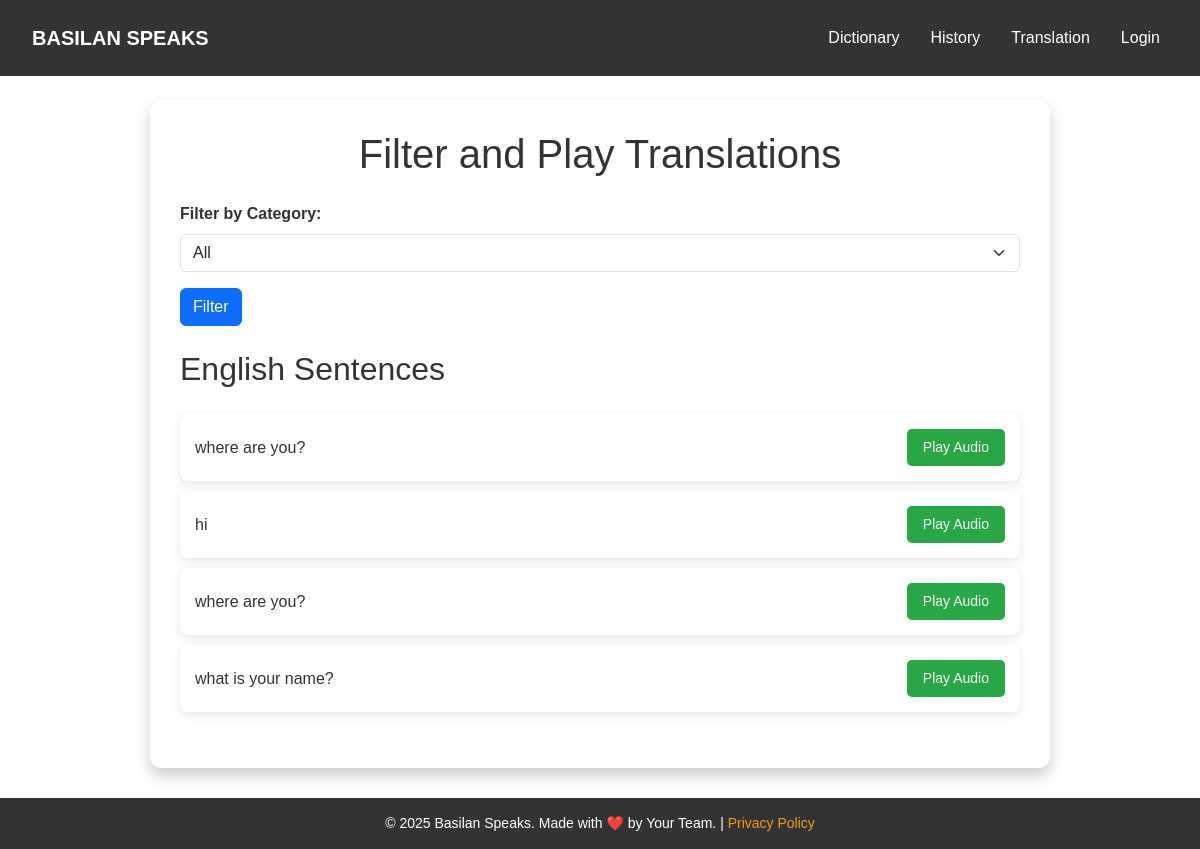
The app's page /no_translation.php with its own data.
### tables this page shows
CREATE TABLE `yakan_sentences` (
  `id` int(11) NOT NULL,
  `yakan_sentence` text NOT NULL,
  `audio_path` varchar(255) DEFAULT NULL,
  `submitted_by_contributor_id` int(11) NOT NULL,
  `validated_by_validator_id` int(11) DEFAULT NULL,
  `is_validated` tinyint(1) NOT NULL DEFAULT 0,
  `validation_timestamp` timestamp NULL DEFAULT NULL,
  `created_at` timestamp NOT NULL DEFAULT current_timestamp(),
  `english_sentence_id` int(11) NOT NULL
);

CREATE TABLE `english_sentences` (
  `id` int(11) NOT NULL,
  `english_sentence` text NOT NULL,
  `submitted_by_contributor_id` int(11) NOT NULL,
  `validated_by_validator_id` int(11) DEFAULT NULL,
  `is_validated` tinyint(1) NOT NULL DEFAULT 0,
  `validation_timestamp` timestamp NULL DEFAULT NULL,
  `created_at` timestamp NOT NULL DEFAULT current_timestamp(),
  `category` varchar(50) DEFAULT NULL
);

### no_translation.php (the view, shortened to what this page needs)
<?php
require 'db.php';
$filter = $_GET['category'] ?? '';
$sentences = [];
if ($filter) {
    $stmt = $db->prepare("
        SELECT e.id, e.english_sentence, y.audio_path
        FROM english_sentences e
        INNER JOIN yakan_sentences y ON e.id = y.english_sentence_id
        WHERE e.is_validated = 1 AND y.is_validated = 1 AND e.category = ?
    ");
    $stmt->execute([$filter]);
    $sentences = $stmt->fetchAll(PDO::FETCH_ASSOC);
} else {
    $stmt = $db->query("
        SELECT e.id, e.english_sentence, y.audio_path
        FROM english_sentences e
        INNER JOIN yakan_sentences y ON e.id = y.english_sentence_id
        WHERE e.is_validated = 1 AND y.is_validated = 1
    ");
    $sentences = $stmt->fetchAll(PDO::FETCH_ASSOC);
}
?>
<!DOCTYPE html>
<html lang="en">
<head>
    <link href="https://cdn.jsdelivr.net/npm/bootstrap@5.3.0-alpha3/dist/css/bootstrap.min.css" rel="stylesheet">
</head>
<body>
<header>
    <nav class="navbar navbar-expand-lg navbar-dark">
        <div class="container-fluid">
            <a class="navbar-brand fw-bold" href="index.php">BASILAN SPEAKS</a>
            <div class="collapse navbar-collapse justify-content-end" id="navbarNav">
                <ul class="navbar-nav">
                    <li class="nav-item"><a class="nav-link" href="no_dictionary.php">Dictionary</a></li>
                    <li class="nav-item"><a class="nav-link" href="no_history.php">History</a></li>
                    <li class="nav-item"><a class="nav-link" href="no_translate.php">Translation</a></li>
                    <li class="nav-item"><a class="nav-link" href="selection.php">Login</a></li>
                </ul>
            </div>
        </div>
    </nav>
</header>
<main class="container-main">
    <h1 class="mb-4 text-center">Filter and Play Translations</h1>
    <form method="GET" class="mb-4">
        <div class="mb-3">
            <label for="category" class="form-label fw-bold">Filter by Category:</label>
            <select name="category" id="category" class="form-select">
                <option value="">All</option>
            </select>
        </div>
        <button type="submit" class="btn btn-primary">Filter</button>
    </form>
    <h2 class="mb-3">English Sentences</h2>
    <?php if (count($sentences) > 0): ?>
        <ul class="sentence-list list-unstyled">
            <?php foreach ($sentences as $sentence): ?>
                <li>
                    <div><?= htmlspecialchars($sentence['english_sentence']) ?></div>
                    <?php if (!empty($sentence['audio_path'])): ?>
                        <button class="btn-play" onclick="playAudio('<?= htmlspecialchars($sentence['audio_path']) ?>')">Play Audio</button>
                    <?php endif; ?>
                </li>
            <?php endforeach; ?>
        </ul>
    <?php else: ?>
        <p>No sentences found for the selected category.</p>
    <?php endif; ?>
</main>
<footer>
    &copy; <?php echo date("Y"); ?> Basilan Speaks. Made with ❤️ by Your Team. | <a href="privacy.php">Privacy Policy</a>
</footer>
</body>
</html>

### no_translation.php (style rules this page uses)
body { font-family: 'Arial', sans-serif; background: url('./uploads/translator.jpg') no-repeat center center fixed; background-size: cover; color: #333; margin: 0; padding-top: 70px; display: flex; flex-direction: column; min-height: 100vh; }
header { background: rgba(0, 0, 0, 0.8); color: white; padding: 10px 20px; position: fixed; top: 0; width: 100%; z-index: 1000; }
.navbar-nav .nav-link { color: white; margin-left: 15px; font-size: 16px; transition: color 0.3s; }
.container-main { flex: 1; display: flex; flex-direction: column; background: rgba(255, 255, 255, 0.95); box-shadow: 0 8px 15px rgba(0, 0, 0, 0.2); border-radius: 12px; margin: 30px auto; padding: 30px; width: 90%; max-width: 900px; }
.sentence-list li { background: white; margin: 10px 0; padding: 15px; border-radius: 8px; box-shadow: 0px 3px 10px rgba(0, 0, 0, 0.1); display: flex; justify-content: space-between; align-items: center; }
.btn-play { background-color: #28a745; color: white; border: none; padding: 8px 16px; border-radius: 5px; font-size: 14px; cursor: pointer; transition: background-color 0.3s; }
footer { background: rgba(0, 0, 0, 0.8); color: white; text-align: center; padding: 15px 0; font-size: 14px; margin-top: auto; }
footer a { color: #f39c12; text-decoration: none; font-weight: 500; }

### records on screen
yakan_sentences: english_sentence.english_sentence "where are you?"
yakan_sentences: english_sentence.english_sentence "hi"
yakan_sentences: english_sentence.english_sentence "where are you?"
yakan_sentences: english_sentence.english_sentence "what is your name?"
